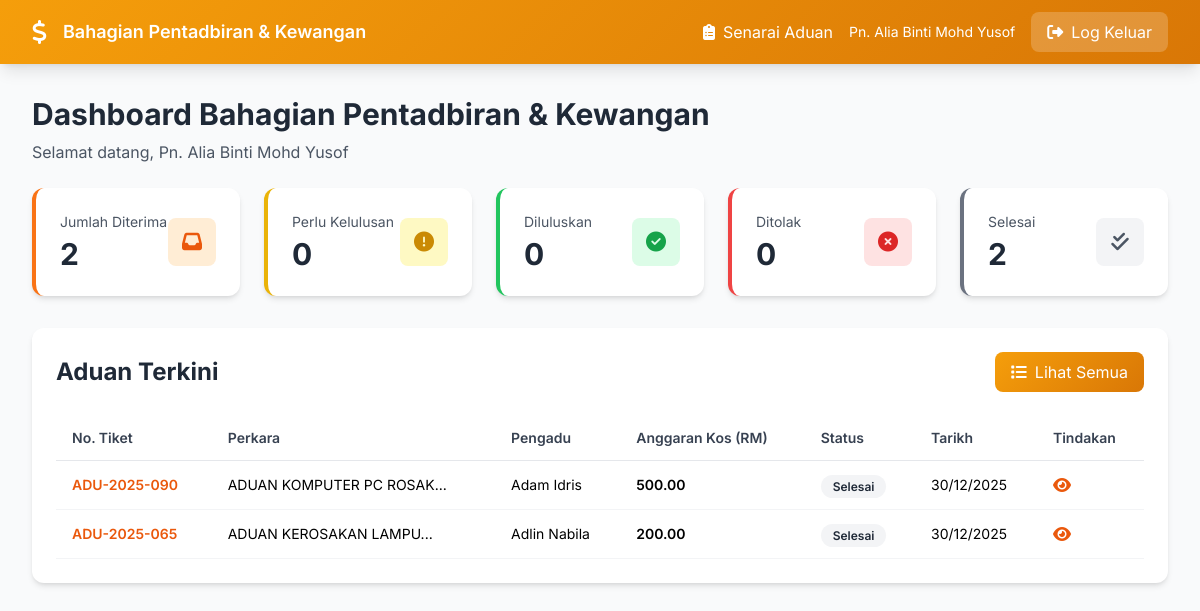
The page /admin/bahagian-pentadbiran-kewangan/index.php (signed in) on the database as committed earlier.
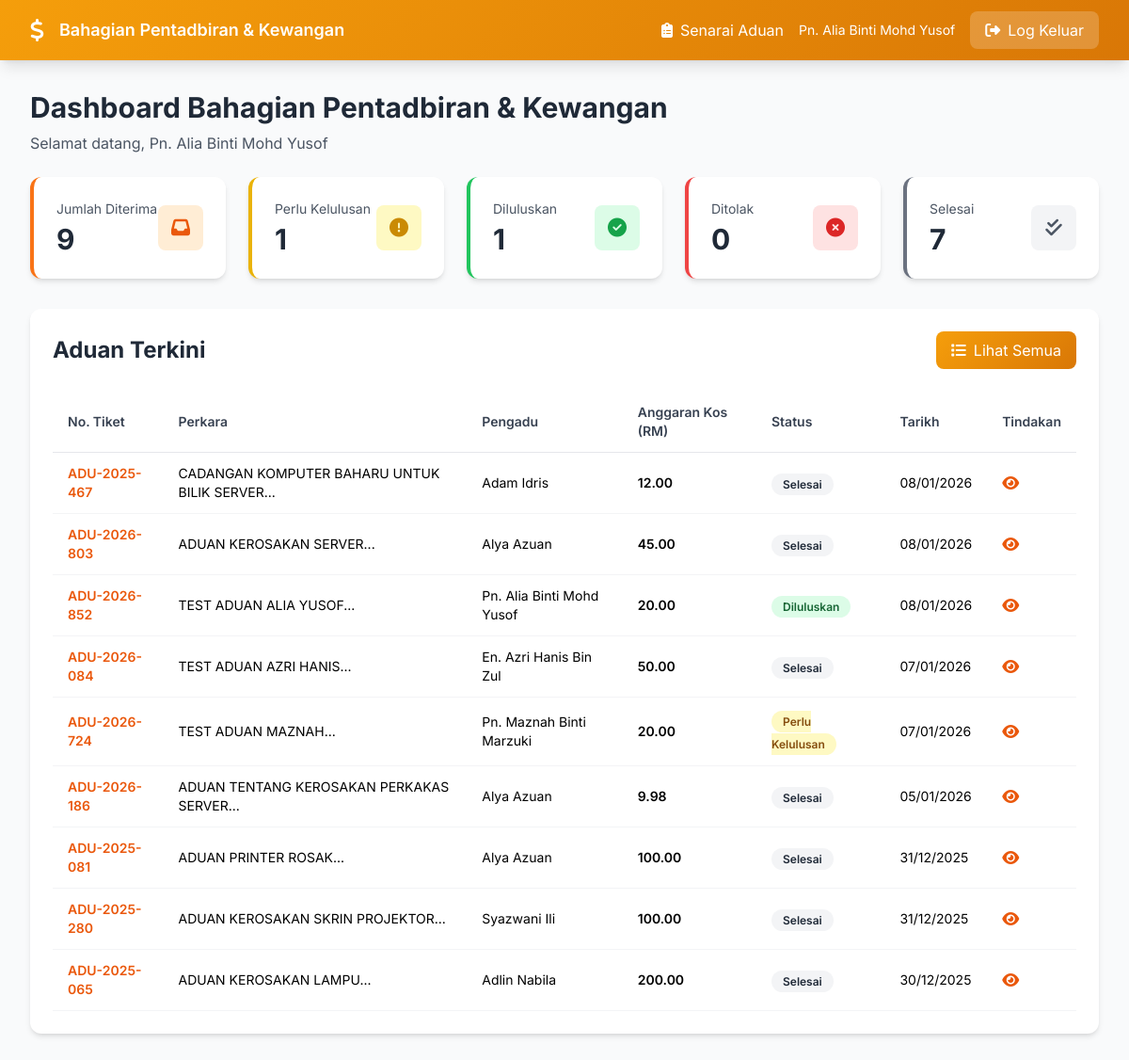
The same page on the database as committed later.
### tables this page shows
CREATE TABLE `complaints` (
  `id` int NOT NULL,
  `ticket_number` varchar(50) NOT NULL,
  `jenis` enum('aduan','cadangan') NOT NULL,
  `perkara` varchar(500) NOT NULL,
  `keterangan` text NOT NULL,
  `user_id` int DEFAULT NULL,
  `nama_pengadu` varchar(255) NOT NULL,
  `alamat` text,
  `no_telefon` varchar(50) DEFAULT NULL,
  `poskod` varchar(10) DEFAULT NULL,
  `jawatan` varchar(255) DEFAULT NULL,
  `bahagian` varchar(255) DEFAULT NULL,
  `tingkat` varchar(50) DEFAULT NULL,
  `email` varchar(255) NOT NULL,
  `no_sambungan` varchar(50) DEFAULT NULL,
  `jenis_aset` varchar(100) DEFAULT NULL,
  `no_pendaftaran_aset` varchar(100) DEFAULT NULL,
  `pengguna_akhir` varchar(255) DEFAULT NULL,
  `tarikh_kerosakan` date DEFAULT NULL,
  `perihal_kerosakan` varchar(255) DEFAULT NULL,
  `perihal_kerosakan_value` varchar(100) DEFAULT NULL,
  `officer_id` int DEFAULT NULL,
  `pegawai_penerima` varchar(255) DEFAULT NULL,
  `status` enum('pending','dalam_pemeriksaan','sedang_dibaiki','selesai','dibatalkan') DEFAULT 'pending',
  `workflow_status` enum('baru','disahkan_unit_aduan','dimajukan_unit_aset','dalam_semakan_unit_aset','dimajukan_pegawai_pelulus','diluluskan','ditolak','dimajukan_unit_it','selesai') DEFAULT 'baru',
  `unit_aduan_verified_by` int DEFAULT NULL,
  `priority` enum('rendah','sederhana','tinggi','kritikal') DEFAULT 'sederhana',
  `progress` int DEFAULT '0',
  `rating` enum('cemerlang','baik','memuaskan','tidak_memuaskan') DEFAULT NULL,
  `feedback_comment` text,
  `created_at` timestamp NOT NULL DEFAULT CURRENT_TIMESTAMP,
  `updated_at` timestamp NOT NULL DEFAULT CURRENT_TIMESTAMP ON UPDATE CURRENT_TIMESTAMP,
  `completed_at` timestamp NULL DEFAULT NULL,
  `unit_aduan_verified_at` datetime DEFAULT NULL,
  `dimajukan_ke` int DEFAULT NULL COMMENT 'Unit Aset Officer ID',
  `tindakan_susulan` text,
  `tindakan_kesimpulan` text,
  `unit_aset_officer_id` int DEFAULT NULL,
  `unit_aset_reviewed_at` datetime DEFAULT NULL,
  `pegawai_pelulus_id` int DEFAULT NULL,
  `pegawai_pelulus_reviewed_at` datetime DEFAULT NULL,
  `pegawai_pelulus_status` enum('diluluskan','ditolak','pending') DEFAULT 'pending',
  `unit_aset_processed_by` int DEFAULT NULL COMMENT 'User ID who processed in Unit Aset',
  `unit_aset_processed_at` datetime DEFAULT NULL COMMENT 'When Unit Aset processed',
  `approval_officer_id` int DEFAULT NULL COMMENT 'Approval officer for this complaint',
  `unit_it_officer_id` int DEFAULT NULL COMMENT 'Unit IT officer assigned to execute the work',
  `unit_it_assigned_at` datetime DEFAULT NULL COMMENT 'When Unit IT was assigned',
  `unit_it_completed_by` int DEFAULT NULL COMMENT 'User ID who completed in Unit IT',
  `unit_it_completed_at` datetime DEFAULT NULL COMMENT 'When Unit IT completed the work'
);

CREATE TABLE `borang_kerosakan_aset` (
  `id` int NOT NULL,
  `complaint_id` int NOT NULL,
  `jenis_aset` varchar(100) DEFAULT NULL,
  `no_siri_pendaftaran_aset` varchar(100) DEFAULT NULL,
  `pengguna_terakhir` varchar(255) DEFAULT NULL,
  `tarikh_kerosakan` date DEFAULT NULL,
  `perihal_kerosakan` varchar(255) DEFAULT NULL,
  `nama_jawatan_pengadu` varchar(255) DEFAULT NULL,
  `tarikh_pengadu` date DEFAULT NULL,
  `jumlah_kos_penyelenggaraan_terdahulu` decimal(10,2) DEFAULT '0.00',
  `anggaran_kos_penyelenggaraan` decimal(10,2) DEFAULT '0.00',
  `nama_jawatan_pegawai_aset` varchar(255) DEFAULT NULL,
  `tarikh_pegawai_aset` date DEFAULT NULL,
  `syor_ulasan` text,
  `keputusan_status` enum('diluluskan','ditolak','pending') DEFAULT 'pending',
  `keputusan_ulasan` text,
  `keputusan_nama` varchar(255) DEFAULT NULL,
  `keputusan_jawatan` varchar(255) DEFAULT NULL,
  `keputusan_tarikh` date DEFAULT NULL,
  `tandatangan_dijana_komputer` tinyint(1) DEFAULT '1',
  `created_at` timestamp NULL DEFAULT CURRENT_TIMESTAMP,
  `updated_at` timestamp NULL DEFAULT CURRENT_TIMESTAMP ON UPDATE CURRENT_TIMESTAMP
);

### config/config.php (called while the page is built, shortened)
<?php
function isLoggedIn() {
    return isset($_SESSION['user_id']) && !empty($_SESSION['user_id']);
}
function getUser() {
    return [
        'id' => $_SESSION['user_id'] ?? null,
        'nama' => $_SESSION['nama'] ?? null,
        'email' => $_SESSION['email'] ?? null,
        'role' => $_SESSION['role'] ?? 'user',
        'active_role' => $_SESSION['active_role'] ?? $_SESSION['role'] ?? 'user'
    ];
}

### admin/bahagian-pentadbiran-kewangan/index.php (the view, shortened to what the changed rows need)
<?php
require_once __DIR__ . '/../../config/config.php';
$db = getDB();
$stmt = $db->query("
    SELECT COUNT(*) as total FROM complaints
    WHERE workflow_status IN ('dimajukan_pegawai_pelulus', 'diluluskan', 'ditolak', 'selesai')
");
$total_received = $stmt->fetch()['total'];
$stmt = $db->query("SELECT COUNT(*) as total FROM complaints WHERE workflow_status = 'dimajukan_pegawai_pelulus'");
$perlu_kelulusan = $stmt->fetch()['total'];
$stmt = $db->query("SELECT COUNT(*) as total FROM complaints WHERE workflow_status = 'diluluskan'");
$diluluskan = $stmt->fetch()['total'];
$stmt = $db->query("SELECT COUNT(*) as total FROM complaints WHERE workflow_status = 'selesai'");
$selesai = $stmt->fetch()['total'];
$stmt = $db->query("
    SELECT c.*,
           u_unit_aset.nama_penuh as unit_aset_officer_name,
           bka.anggaran_kos_penyelenggaraan,
           bka.keputusan_status
    FROM complaints c
    LEFT JOIN users u_unit_aset ON c.unit_aset_processed_by = u_unit_aset.id
    LEFT JOIN borang_kerosakan_aset bka ON c.id = bka.complaint_id
    WHERE c.workflow_status IN ('dimajukan_pegawai_pelulus', 'diluluskan', 'ditolak', 'selesai')
    ORDER BY c.updated_at DESC
    LIMIT 10
");
$recent_complaints = $stmt->fetchAll();
$user = getUser();
?>
<!DOCTYPE html>
<html lang="ms">
<head>
    <script src="https://cdn.tailwindcss.com"></script>
    <link href="https://cdnjs.cloudflare.com/ajax/libs/font-awesome/6.4.0/css/all.min.css" rel="stylesheet">
</head>
<body class="bg-gray-50">
    <nav class="gradient-bg text-white shadow-lg">
        <div class="max-w-7xl mx-auto px-4 sm:px-6 lg:px-8">
            <div class="flex justify-between items-center h-16">
                <div class="flex items-center space-x-4">
                    <a href="complaints.php" class="hover:opacity-80">
                        <i class="fas fa-clipboard-list mr-2"></i>Senarai Aduan
                    </a>
                    <span class="text-sm"><?php echo htmlspecialchars($user['nama']); ?></span>
                    <a href="../../api/logout.php" class="px-4 py-2 bg-white bg-opacity-20 rounded-lg hover:bg-opacity-30 transition">
                        <i class="fas fa-sign-out-alt mr-2"></i>Log Keluar
                    </a>
                </div>
            </div>
        </div>
    </nav>
    <div class="max-w-7xl mx-auto px-4 sm:px-6 lg:px-8 py-8">
        <div class="mb-6">
            <h1 class="text-3xl font-bold text-gray-800">Dashboard Bahagian Pentadbiran & Kewangan</h1>
            <p class="text-gray-600 mt-2">Selamat datang, <?php echo htmlspecialchars($user['nama']); ?></p>
        </div>
        <div class="grid grid-cols-1 md:grid-cols-2 lg:grid-cols-5 gap-6 mb-8">
            <div class="bg-white rounded-xl shadow-md p-6 border-l-4 border-orange-500">
                <div class="flex items-center justify-between">
                    <div>
                        <p class="text-sm text-gray-600 mb-1">Jumlah Diterima</p>
                        <p class="text-3xl font-bold text-gray-800"><?php echo $total_received; ?></p>
                    </div>
                </div>
            </div>
            <div class="bg-white rounded-xl shadow-md p-6 border-l-4 border-yellow-500">
                <div class="flex items-center justify-between">
                    <div>
                        <p class="text-sm text-gray-600 mb-1">Perlu Kelulusan</p>
                        <p class="text-3xl font-bold text-gray-800"><?php echo $perlu_kelulusan; ?></p>
                    </div>
                </div>
            </div>
            <div class="bg-white rounded-xl shadow-md p-6 border-l-4 border-green-500">
                <div class="flex items-center justify-between">
                    <div>
                        <p class="text-sm text-gray-600 mb-1">Diluluskan</p>
                        <p class="text-3xl font-bold text-gray-800"><?php echo $diluluskan; ?></p>
                    </div>
                </div>
            </div>
            <div class="bg-white rounded-xl shadow-md p-6 border-l-4 border-gray-500">
                <div class="flex items-center justify-between">
                    <div>
                        <p class="text-sm text-gray-600 mb-1">Selesai</p>
                        <p class="text-3xl font-bold text-gray-800"><?php echo $selesai; ?></p>
                    </div>
                </div>
            </div>
        </div>
        <div class="bg-white rounded-xl shadow-md p-6">
            <div class="flex justify-between items-center mb-6">
                <h2 class="text-2xl font-bold text-gray-800">Aduan Terkini</h2>
            </div>
            <div class="overflow-x-auto">
                <table class="w-full">
                    <thead>
                        <tr class="border-b border-gray-200">
                            <th class="text-left py-3 px-4 text-sm font-semibold text-gray-700">No. Tiket</th>
                            <th class="text-left py-3 px-4 text-sm font-semibold text-gray-700">Perkara</th>
                            <th class="text-left py-3 px-4 text-sm font-semibold text-gray-700">Pengadu</th>
                            <th class="text-left py-3 px-4 text-sm font-semibold text-gray-700">Anggaran Kos (RM)</th>
                            <th class="text-left py-3 px-4 text-sm font-semibold text-gray-700">Status</th>
                            <th class="text-left py-3 px-4 text-sm font-semibold text-gray-700">Tarikh</th>
                            <th class="text-left py-3 px-4 text-sm font-semibold text-gray-700">Tindakan</th>
                        </tr>
                    </thead>
                    <tbody>
                        <?php if (empty($recent_complaints)): ?>
                        <tr>
                            <td colspan="7" class="text-center py-8 text-gray-500">
                                <i class="fas fa-inbox text-4xl mb-2"></i>
                                <p>Tiada aduan</p>
                            </td>
                        </tr>
                        <?php else: ?>
                        <?php foreach ($recent_complaints as $complaint): ?>
                        <tr class="border-b border-gray-100 hover:bg-gray-50">
                            <td class="py-3 px-4 text-sm font-semibold text-orange-600">
                                <?php echo htmlspecialchars($complaint['ticket_number']); ?>
                            </td>
                            <td class="py-3 px-4 text-sm">
                                <?php echo htmlspecialchars(substr($complaint['perkara'], 0, 50)); ?>...
                            </td>
                            <td class="py-3 px-4 text-sm">
                                <?php echo htmlspecialchars($complaint['nama_pengadu']); ?>
                            </td>
                            <td class="py-3 px-4 text-sm font-semibold">
                                <?php
                                if (!empty($complaint['anggaran_kos_penyelenggaraan'])) {
                                    echo number_format($complaint['anggaran_kos_penyelenggaraan'], 2);
                                } else {
                                    echo '-';
                                }
                                ?>
                            </td>
                            <td class="py-3 px-4">
                                <?php
                                $workflow_colors = [
                                    'dimajukan_pegawai_pelulus' => 'bg-yellow-100 text-yellow-800',
                                    'diluluskan' => 'bg-green-100 text-green-800',
                                    'ditolak' => 'bg-red-100 text-red-800',
                                    'selesai' => 'bg-gray-100 text-gray-800'
                                ];
                                $workflow_labels = [
                                    'dimajukan_pegawai_pelulus' => 'Perlu Kelulusan',
                                    'diluluskan' => 'Diluluskan',
                                    'ditolak' => 'Ditolak',
                                    'selesai' => 'Selesai'
                                ];
                                $color = $workflow_colors[$complaint['workflow_status']] ?? 'bg-gray-100 text-gray-800';
                                $label = $workflow_labels[$complaint['workflow_status']] ?? $complaint['workflow_status'];
                                ?>
                                <span class="px-3 py-1 rounded-full text-xs font-semibold <?php echo $color; ?>">
                                    <?php echo $label; ?>
                                </span>
                            </td>
                            <td class="py-3 px-4 text-sm"><?php echo date('d/m/Y', strtotime($complaint['updated_at'])); ?></td>
                            <td class="py-3 px-4">
                                <a href="view_complaint.php?id=<?php echo $complaint['id']; ?>"
                                   class="text-orange-600 hover:text-orange-800" title="Lihat & Luluskan">
                                    <i class="fas fa-eye"></i>
                                </a>
                            </td>
                        </tr>
                        <?php endforeach; ?>
                        <?php endif; ?>
                    </tbody>
                </table>
            </div>
        </div>
    </div>
</body>
</html>

Rows that differ between the two databases and show on the page:
removed complaints: ticket_number "ADU-2025-090", perkara "ADUAN KOMPUTER PC ROSAK", nama_pengadu "Adam Idris", borang_kerosakan_aset.anggaran_kos_penyelenggaraan "500.00", workflow_status "Selesai", updated_at "30/12/2025"
added complaints: nama_pengadu "Pn. Alia Binti Mohd Yusof", ticket_number "ADU-2026-852", perkara "TEST ADUAN ALIA YUSOF", borang_kerosakan_aset.anggaran_kos_penyelenggaraan "20.00", workflow_status "Diluluskan", updated_at "08/01/2026"
added complaints: ticket_number "ADU-2025-467", perkara "CADANGAN KOMPUTER BAHARU UNTUK BILIK SERVER", nama_pengadu "Adam Idris", borang_kerosakan_aset.anggaran_kos_penyelenggaraan "12.00", workflow_status "Selesai", updated_at "08/01/2026"
added complaints: ticket_number "ADU-2026-803", perkara "ADUAN KEROSAKAN SERVER", nama_pengadu "Alya Azuan", borang_kerosakan_aset.anggaran_kos_penyelenggaraan "45.00", workflow_status "Selesai", updated_at "08/01/2026"
added complaints: ticket_number "ADU-2026-084", perkara "TEST ADUAN AZRI HANIS", nama_pengadu "En. Azri Hanis Bin Zul", borang_kerosakan_aset.anggaran_kos_penyelenggaraan "50.00", workflow_status "Selesai", updated_at "07/01/2026"
added complaints: ticket_number "ADU-2026-724", perkara "TEST ADUAN MAZNAH", nama_pengadu "Pn. Maznah Binti Marzuki", borang_kerosakan_aset.anggaran_kos_penyelenggaraan "20.00", workflow_status "Perlu Kelulusan", updated_at "07/01/2026"
added complaints: ticket_number "ADU-2026-186", perkara "ADUAN TENTANG KEROSAKAN PERKAKAS SERVER", nama_pengadu "Alya Azuan", borang_kerosakan_aset.anggaran_kos_penyelenggaraan "9.98", workflow_status "Selesai", updated_at "05/01/2026"
added complaints: ticket_number "ADU-2025-081", perkara "ADUAN PRINTER ROSAK", nama_pengadu "Alya Azuan", borang_kerosakan_aset.anggaran_kos_penyelenggaraan "100.00", workflow_status "Selesai", updated_at "31/12/2025"
added complaints: ticket_number "ADU-2025-280", perkara "ADUAN KEROSAKAN SKRIN PROJEKTOR", nama_pengadu "Syazwani Ili", borang_kerosakan_aset.anggaran_kos_penyelenggaraan "100.00", workflow_status "Selesai", updated_at "31/12/2025"
Other text that changed with them:
$total_received: "2" → "9"
$perlu_kelulusan: "0" → "1"
$diluluskan: "0" → "1"
$selesai: "2" → "7"
$user['nama']: "Pn. Alia Binti Mohd Yusof" → (not shown)
